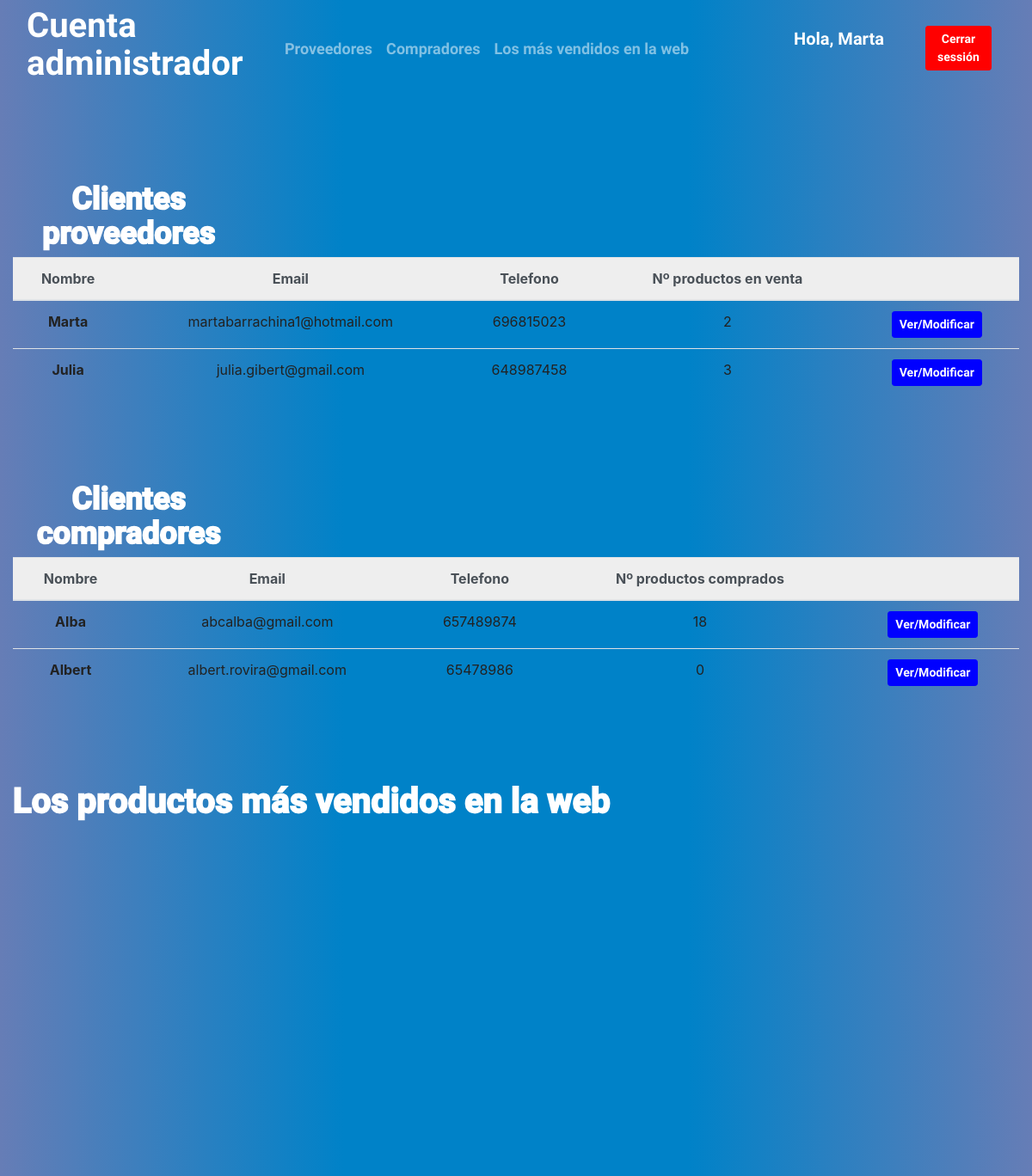
/admin/home/1, run on the app's committed database.
### db_models.py (models this page shows, shortened)
class User (Base):
    __tablename__ ='Users'
    id = Column (Integer,primary_key=True,autoincrement=True)
    name = Column(String(50), nullable=False)
    surnames = Column(String(50), nullable=False)
    sex = Column(String)
    phone = Column (String (50))
    province = Column (String(100))
    email = Column(String(50), nullable=False)
    password = Column (String(8))
    type = Column (String(50))
    name_buyed= Column (String(50))
    num_buyed = Column (Integer)
    total_buyed = Column (Integer)

### main.py (the view)
@app.route('/admin/home/<id>')
def admin_home(id):
    todos_los_productos = model.getAllProducts()
    user = model.getUserById(id)
    all_sellers,list_num_products_seller, all_buyers,list_sold_all, list_value_sold_all,max_all = controller.doAdminLogin (user,todos_los_productos)
    return render_template('admin.html',user_obj=user,obj_all_users_sellers=all_sellers,num_products=list_num_products_seller, obj_all_users_buyers=all_buyers,labels_all=list_sold_all, values_all=list_value_sold_all,max_all=max_all)

### model.py (called while the page is built)
def getUserById (userid):
    return session.query(User).filter_by(id=int(userid)).first()

def getAllUserByType (userType):
    return session.query(User).filter_by(type = userType).all()

def getAllProducts ():
    return session.query(Product).all()

def getAllProductsBySuplierId (suplierId):
    return session.query(Product).filter_by(id_suplier = suplierId).all()

def getAllBuyed ():
    return session.query(Buyed).all()

### templates/admin.html (shortened to what this page needs)
<!DOCTYPE html>
<html lang ="en">
<head>
    <link rel="stylesheet" href="{{ url_for('static', filename='main.css') }}">
    <link rel="stylesheet" href="https://cdn.jsdelivr.net/npm/bootswatch@4.5.2/dist/journal/bootstrap.min.css">
</head>
<body>
    <nav class="navbar navbar-expand-lg navbar navbar-dark col-12">
        <div class="col-3" >
            <h1 style="color: white; "> Cuenta administrador </h1>
        </div>
        <div class="collapse navbar-collapse col-6" id="navbarNavAltMarkup">
            <div class="navbar-nav">
                <a class="nav-item nav-link " href="#all_suppliers"> Proveedores <span class="sr-only">(current)</span></a>
                <a class="nav-item nav-link" href="#all_buyers">Compradores</a>
                <a class="nav-item nav-link" href="#best_sellers">Los más vendidos en la web</a>
            </div>
        </div>
        <div class="col-3 top_seller" style="display: flex;">
            <div class="col-7" style="padding: 0.5rem 1rem;">
                <p class="card-text" >Hola, {{user_obj.name}}</p>
            </div>
            <div class="col-5 " style="padding: 0.5rem 1rem;">
                <form action="/close_sesion/{{user_obj.id}}", method="POST">
                    <button type="submit" class="btn btn btn-success btn-sm button_close_session_seller" >Cerrar sessión</button>
                </form>
            </div>
        </div>
    </nav>
    <h1 class = "title col-3" style = "font-size: 36px;" > Clientes proveedores</h1>
    <div class= "col-12" id= "all_suppliers">
        <table class="table text-center " >
            <thead class="thead-light">
                <tr>
                    <th scope="col">Nombre</th>
                    <th scope="col">Email</th>
                    <th scope="col">Telefono</th>
                    <th scope="col">Nº productos en venta</th>
                    <th scope="col"> </th>
                </tr>
            </thead>
            <tbody>
                {% for user in obj_all_users_sellers%}
                <tr>
                    <th scope="row">{{user.name}}</th>
                    <td>{{user.email}}</td>
                    <td>{{user.phone}}</td>
                    <td>{{num_products [loop.index-1]}}</td>
                    <td>
                        <form action="/seller/{{user.id}}/{{user_obj.id}}", method="POST">
                            <button type="submit" class="btn btn btn-success btn-sm button_ver_modificar " > Ver/Modificar</button>
                        </form>
                    </td>
                </tr>
                {% endfor %}
            </tbody>
        </table>
    </div>
</body>
<h1 class = "title col-3" style = "font-size: 36px;" > Clientes compradores</h1>
<div class= "col-12" id= "all_buyers">
    <table class="table text-center " >
        <thead class="thead-light">
            <tr>
                <th scope="col">Nombre</th>
                <th scope="col">Email</th>
                <th scope="col">Telefono</th>
                <th scope="col">Nº productos comprados</th>
                <th scope="col"> </th>
            </tr>
        </thead>
        <tbody>
            {% for user in obj_all_users_buyers%}
            <tr>
                <th scope="row">{{user.name}}</th>
                <td>{{user.email}}</td>
                <td>{{user.phone}}</td>
                <td>{{user.total_buyed}}</td>
                <td>
                    <form action="/buyer/{{user.id}}/{{user_obj.id}}", method="POST">
                        <button type="submit" class="btn btn btn-success btn-sm button_ver_modificar " > Ver/Modificar</button>
                    </form>
                </td>
            </tr>
            {% endfor %}
        </tbody>
    </table>
</div>
<div class="col-12" >
    <h1 class="estadistics" id="best_sellers"> Los productos más vendidos en la web</h1>
    <canvas id="chart_all_products" width="600" height="400" ></canvas>
    <script>
      // bar chart data
      var barData = {
        labels : [
          {% for item in labels_all %}
            "{{ item }}",
          {% endfor %}
        ],
        datasets : [{
          fillColor: "rgba(151,187,205,0.2)",
          strokeColor: "white",
          pointColor: "rgba(151,187,205,1)",
          pointStrokeColor: "#fff",
          pointHighlightFill: "#fff",
          pointHighlightStroke: "rgba(151,187,205,1)",
          bezierCurve : false,
          data : [
        {% for item in values_all %}
              {{ item }},
            {% endfor %}]
          }
    ]
      }
      Chart.defaults.global.animationSteps = 50;
      Chart.defaults.global.tooltipYPadding = 16;
      Chart.defaults.global.tooltipCornerRadius = 0;
      Chart.defaults.global.tooltipTitleFontStyle = "normal";
      Chart.defaults.global.tooltipFillColor = "grey";
      Chart.defaults.global.animationEasing = "easeOutBounce";
      Chart.defaults.global.responsive = false;
      Chart.defaults.global.scaleLineColor = "white";
      Chart.defaults.global.scaleFontSize = 16;
      // get bar chart canvas
      var mychart = document.getElementById("chart_all_products").getContext("2d");
      steps = 10
      max = {{ max_all }}
      // draw bar chart
      var LineChartDemo = new Chart(mychart).Line(barData, {
        scaleOverride: true,
        scaleSteps: steps,
        scaleStepWidth: Math.ceil(max / steps),
        scaleStartValue: 0,
        scaleShowVerticalLines: true,
        scaleShowGridLines : true,
        barShowStroke : true,
        scaleShowLabels: true,
        bezierCurve: false,
      });
    </script>
</div>
</body>

### static/main.css (style rules this page uses)
body { background: #667db6; background: -webkit-linear-gradient(to right, #667db6, #0082c8, #0082c8, #667db6); background: linear-gradient(to right, #667db6, #0082c8, #0082c8, #667db6); }
.title { color: white; -webkit-text-stroke: 2px white; margin-top: 100px; text-align: center; font-size: 70px ; }
.estadistics { color: white; -webkit-text-stroke: 2px white; margin-top: 100px; margin-left: 0px; text-align: left; font-size: 40px ; }
.button_ver_modificar { float: center !important; background-color: blue !important; border-color: blue !important; }
.button_close_session_seller { float: right !important; background-color: red !important; border-color: red !important; }
.top_seller { text-align: left; font-size: 20px; color: white; }

### data on the page
User: name "Marta", email "martabarrachina1@hotmail.com", phone "696815023", num_products "2"
User: name "Julia", email "julia.gibert@gmail.com", phone "648987458", num_products "3"
User: name "Alba", email "abcalba@gmail.com", phone "657489874", total_buyed "18"
User: name "Albert", email "albert.rovira@gmail.com", phone "65478986", total_buyed "0"
